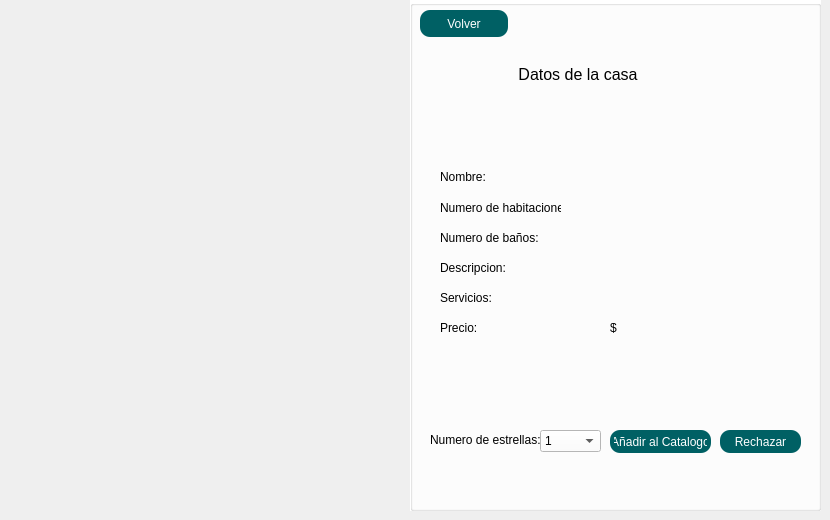
      <widget class="QWidget" name="Administrador_19">
       <widget class="QLabel" name="label_52">
        <property name="geometry">
         <rect>
          <x>10</x>
          <y>10</y>
          <width>791</width>
          <height>491</height>
         </rect>
        </property>
        <property name="styleSheet">
         <string notr="true"/>
        </property>
        <property name="text">
         <string/>
        </property>
       </widget>
       <widget class="QGroupBox" name="groupBox_41">
        <property name="geometry">
         <rect>
          <x>410</x>
          <y>0</y>
          <width>411</width>
          <height>511</height>
         </rect>
        </property>
        <property name="styleSheet">
         <string notr="true">QGroupBox{
background-color:white;

}
QLabel{
background-color:transparent;
color:black;
}
QLineEdit{
background-color:transparent;
border:none;
border-bottom: 1px solid;
border-color: black;
border-bottom: 1px solid;
}

QPushButton{
	background-color: #006064;
	color: white;
    selection-color: white;  
    border-radius: 10px; 
    padding: 2px 4px;
}

QPushButton:hover{
	background-color: #006064;
	color: white;
    selection-color: white;  
    border-radius: 10px; 
    padding: 2px 4px;

}
</string>
        </property>
        <property name="title">
         <string/>
        </property>
        <widget class="QTextBrowser" name="textBrowser_10">
         <property name="geometry">
          <rect>
           <x>40</x>
           <y>60</y>
           <width>256</width>
           <height>51</height>
          </rect>
         </property>
         <property name="styleSheet">
          <string notr="true">background:transparent;
</string>
         </property>
         <property name="html">
          <string>&lt;!DOCTYPE HTML PUBLIC &quot;-//W3C//DTD HTML 4.0//EN&quot; &quot;http://www.w3.org/TR/REC-html40/strict.dtd&quot;&gt;
&lt;html&gt;&lt;head&gt;&lt;meta name=&quot;qrichtext&quot; content=&quot;1&quot; /&gt;&lt;style type=&quot;text/css&quot;&gt;
p, li { white-space: pre-wrap; }
&lt;/style&gt;&lt;/head&gt;&lt;body style=&quot; font-family:'MS Shell Dlg 2'; font-size:8.25pt; font-weight:400; font-style:normal;&quot;&gt;
&lt;p align=&quot;center&quot; style=&quot; margin-top:0px; margin-bottom:0px; margin-left:0px; margin-right:0px; -qt-block-indent:0; text-indent:0px;&quot;&gt;&lt;span style=&quot; font-family:'MS Shell Dlg 2'; font-size:12pt;&quot;&gt;Datos de la casa&lt;/span&gt;&lt;/p&gt;&lt;/body&gt;&lt;/html&gt;</string>
         </property>
        </widget>
        <widget class="QPushButton" name="volver4">
         <property name="geometry">
          <rect>
           <x>10</x>
           <y>10</y>
           <width>88</width>
           <height>27</height>
          </rect>
         </property>
         <property name="styleSheet">
          <string notr="true">QPushButton{
	background-color: #006064;
	color: white;
    selection-color: white;  
    border-radius: 10px; 
    padding: 2px 4px;
}

QPushButton:hover{
	background-color: #006064;
	color: white;
    selection-color: white;  
    border-radius: 10px; 
    padding: 2px 4px;

}</string>
         </property>
         <property name="text">
          <string>Volver</string>
         </property>
        </widget>
        <widget class="QLabel" name="label_7">
         <property name="geometry">
          <rect>
           <x>30</x>
           <y>170</y>
           <width>47</width>
           <height>14</height>
          </rect>
         </property>
         <property name="text">
          <string>Nombre:</string>
         </property>
        </widget>
        <widget class="QLabel" name="label_9">
         <property name="geometry">
          <rect>
           <x>30</x>
           <y>320</y>
           <width>41</width>
           <height>16</height>
          </rect>
         </property>
         <property name="text">
          <string>Precio:</string>
         </property>
        </widget>
        <widget class="QLabel" name="label_13">
         <property name="geometry">
          <rect>
           <x>30</x>
           <y>200</y>
           <width>121</width>
           <height>16</height>
          </rect>
         </property>
         <property name="text">
          <string>Numero de habitaciones:</string>
         </property>
        </widget>
        <widget class="QLabel" name="label_59">
         <property name="geometry">
          <rect>
           <x>30</x>
           <y>230</y>
           <width>101</width>
           <height>16</height>
          </rect>
         </property>
         <property name="text">
          <string>Numero de baños:</string>
         </property>
        </widget>
        <widget class="QLabel" name="label_60">
         <property name="geometry">
          <rect>
           <x>30</x>
           <y>260</y>
           <width>71</width>
           <height>16</height>
          </rect>
         </property>
         <property name="text">
          <string>Descripcion:</string>
         </property>
        </widget>
        <widget class="QLabel" name="label_63">
         <property name="geometry">
          <rect>
           <x>30</x>
           <y>290</y>
           <width>61</width>
           <height>16</height>
          </rect>
         </property>
         <property name="text">
          <string>Servicios:</string>
         </property>
        </widget>
        <widget class="QLabel" name="ANom">
         <property name="geometry">
          <rect>
           <x>200</x>
           <y>170</y>
           <width>121</width>
           <height>16</height>
          </rect>
         </property>
         <property name="styleSheet">
          <string notr="true"/>
         </property>
         <property name="text">
          <string/>
         </property>
        </widget>
        <widget class="QLabel" name="ANB">
         <property name="geometry">
          <rect>
           <x>200</x>
           <y>230</y>
           <width>121</width>
           <height>16</height>
          </rect>
         </property>
         <property name="styleSheet">
          <string notr="true"/>
         </property>
         <property name="text">
          <string/>
         </property>
        </widget>
        <widget class="QLabel" name="ANH">
         <property name="geometry">
          <rect>
           <x>200</x>
           <y>200</y>
           <width>121</width>
           <height>16</height>
          </rect>
         </property>
         <property name="styleSheet">
          <string notr="true"/>
         </property>
         <property name="text">
          <string/>
         </property>
        </widget>
        <widget class="QLabel" name="ASev">
         <property name="geometry">
          <rect>
           <x>200</x>
           <y>290</y>
           <width>121</width>
           <height>16</height>
          </rect>
         </property>
         <property name="styleSheet">
          <string notr="true"/>
         </property>
         <property name="text">
          <string/>
         </property>
        </widget>
        <widget class="QLabel" name="ADesc">
         <property name="geometry">
          <rect>
           <x>200</x>
           <y>260</y>
           <width>121</width>
           <height>16</height>
          </rect>
         </property>
         <property name="styleSheet">
          <string notr="true"/>
         </property>
         <property name="text">
          <string/>
         </property>
        </widget>
        <widget class="QLabel" name="APrec">
         <property name="geometry">
          <rect>
           <x>210</x>
           <y>320</y>
           <width>111</width>
           <height>16</height>
          </rect>
         </property>
         <property name="styleSheet">
          <string notr="true"/>
         </property>
         <property name="text">
          <string/>
         </property>
        </widget>
        <widget class="QLabel" name="label_62">
         <property name="geometry">
          <rect>
           <x>200</x>
           <y>320</y>
           <width>21</width>
           <height>16</height>
          </rect>
         </property>
         <property name="text">
          <string>$</string>
         </property>
        </widget>
        <widget class="QComboBox" name="comboBox">
         <property name="geometry">
          <rect>
           <x>130</x>
           <y>430</y>
           <width>61</width>
           <height>22</height>
          </rect>
         </property>
         <property name="styleSheet">
          <string notr="true">background-color: rgb(255, 255, 255);</string>
         </property>
         <item>
          <property name="text">
           <string>1</string>
          </property>
         </item>
         <item>
          <property name="text">
           <string>2</string>
          </property>
         </item>
         <item>
          <property name="text">
           <string>3</string>
          </property>
         </item>
         <item>
          <property name="text">
           <string>4</string>
          </property>
         </item>
         <item>
          <property name="text">
           <string>5</string>
          </property>
         </item>
        </widget>
        <widget class="QLabel" name="label_64">
         <property name="geometry">
          <rect>
           <x>20</x>
           <y>430</y>
           <width>111</width>
           <height>20</height>
          </rect>
         </property>
         <property name="text">
          <string>Numero de estrellas:</string>
         </property>
        </widget>
        <widget class="QPushButton" name="anadir">
         <property name="geometry">
          <rect>
           <x>200</x>
           <y>430</y>
           <width>101</width>
           <height>23</height>
          </rect>
         </property>
         <property name="styleSheet">
          <string notr="true">QPushButton{
	background-color: #006064;
	color: white;
    selection-color: white;  
    border-radius: 10px; 
    padding: 2px 4px;
}

QPushButton:hover{
	background-color: #006064;
	color: white;
    selection-color: white;  
    border-radius: 10px; 
    padding: 2px 4px;

}</string>
         </property>
         <property name="text">
          <string>Añadir al Catalogo</string>
         </property>
        </widget>
        <widget class="QPushButton" name="Rechazar">
         <property name="geometry">
          <rect>
           <x>310</x>
           <y>430</y>
           <width>81</width>
           <height>23</height>
          </rect>
         </property>
         <property name="text">
          <string>Rechazar</string>
         </property>
        </widget>
       </widget>
       <widget class="QLabel" name="label_65">
        <property name="geometry">
         <rect>
          <x>0</x>
          <y>0</y>
          <width>411</width>
          <height>511</height>
         </rect>
        </property>
        <property name="styleSheet">
         <string notr="true">border-image: url(C:/Users/ailes/OneDrive/Escritorio/HRS/Recursos/registro3.jpg);</string>
        </property>
        <property name="text">
         <string/>
        </property>
       </widget>
      </widget>
